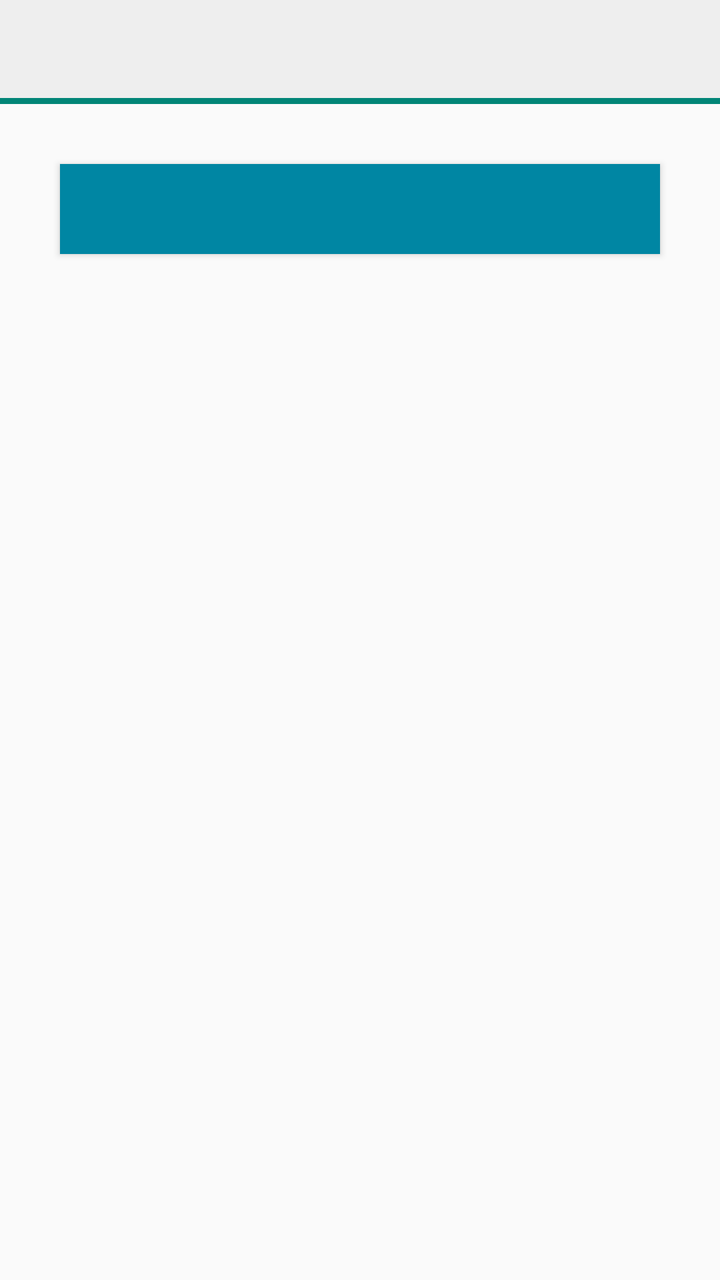
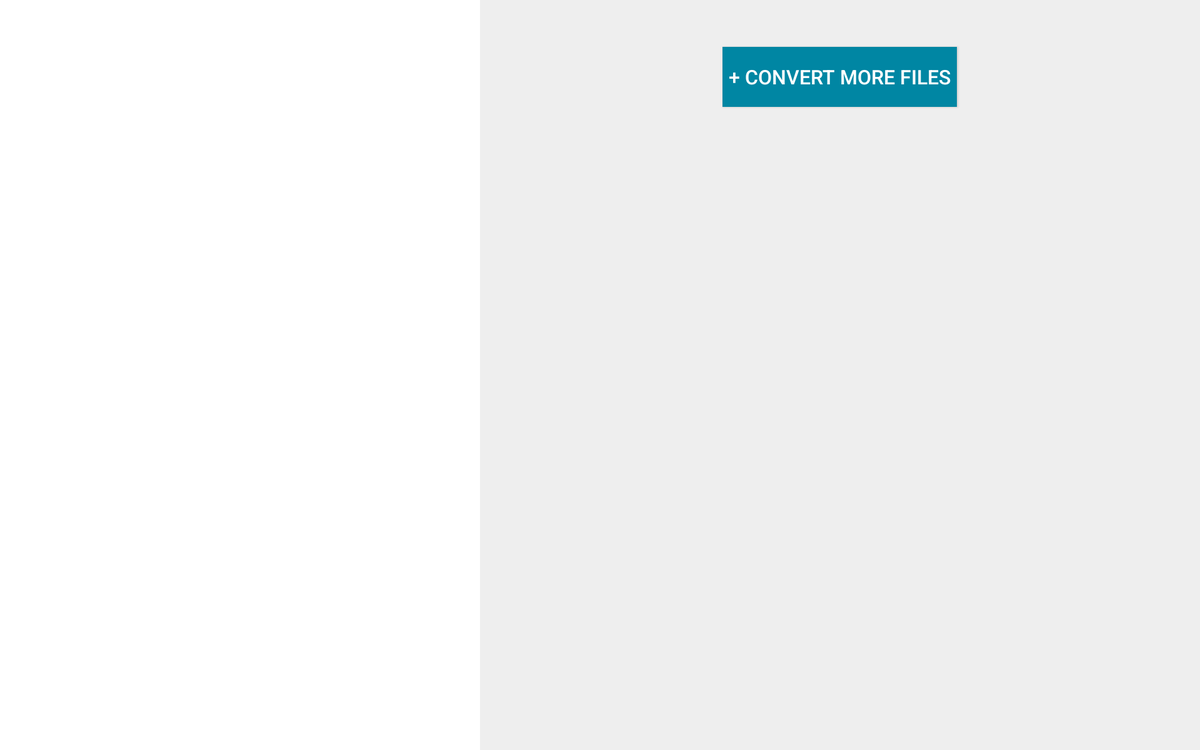

One screen, two layout resources from the same app: the default and the author's alternative for another configuration. Each is rendered where Android would select it; the XML of both is given below.
<!-- AndroidManifest.xml: application theme AppTheme -->
<!-- res/layout/table_screen.xml -->
<LinearLayout 
    xmlns:android="http://schemas.android.com/apk/res/android"
    android:orientation="vertical"
    android:layout_width="match_parent"
	android:layout_height="fill_parent">

	<TableLayout
	    android:id="@+id/tlQueuedFiles"
	    android:layout_width="match_parent"
	    android:layout_height="wrap_content"
	    android:visibility="visible"
	    android:orientation="vertical">
		<include layout="@layout/file"/>
	</TableLayout>

	<Button
	    android:id="@+id/bGenericButton" 
	    android:layout_width="match_parent"
	    android:layout_height="45dp" 
	    android:layout_gravity="center"
	    android:layout_margin="30dp"
	    android:background="#0086a3"
	    android:textColor="#fff"
	    android:text=""
	    android:textSize="16dp"
	    android:visibility="visible" />
</LinearLayout>
<!-- res/layout/file.xml (included above) -->
<TableRow xmlns:android="http://schemas.android.com/apk/res/android"
    android:id="@+id/trFileRow"
    android:layout_width="fill_parent"
    android:layout_height="wrap_content"
    android:background="#eee"
    android:orientation="vertical" >

    <LinearLayout
        android:layout_weight="1"
        android:layout_width="fill_parent"
        android:orientation="vertical"
        android:layout_height="wrap_content" >
        
        <LinearLayout
            android:layout_height="wrap_content"
            android:orientation="horizontal"
            android:padding="15dp"
            android:layout_width="fill_parent" >
	
	        <TextView
	            android:id="@+id/tvFileName"
	            android:layout_weight="1"
		        android:layout_width="0dp"
		        android:layout_height="wrap_content"
		        android:gravity="left"
		        android:text=""
		        android:textColor="#0098d4"
		        android:ellipsize="end"
		        android:lines="1"
		        android:textSize="14dp" />
	
		    <TextView
		        android:id="@+id/tvServerInfo"
                android:layout_width="wrap_content"
                android:layout_height="wrap_content"
                android:gravity="right"
                android:text=""
                android:textColor="#0098d4"
                android:lines="1"
                android:textSize="14dp"
                android:textStyle="bold"
                android:visibility="gone" />
	    </LinearLayout>
	    <ProgressBar
	        android:id="@+id/progressBar"
	        android:layout_height="3dp"
	        android:progress="100"
	        android:max="100"
	        android:layout_width="fill_parent"
	        style="?android:attr/progressBarStyleHorizontal"/>
    </LinearLayout>
</TableRow>
<!-- resources referenced by this layout -->
<resources>
  <style name="AppTheme" parent="AppBaseTheme">
          
          
          <item name="actionBarStyle">@style/UPDFActionBar</item>
          <item name="android:actionBarStyle" tools:ignore="NewApi">@style/UPDFActionBar</item>
      </style>
  <style name="AppBaseTheme" parent="@style/Theme.AppCompat.Light">
          
      </style>
  <style name="UPDFActionBar" parent="@style/Widget.AppCompat.Light.ActionBar.Solid.Inverse">
          <item name="android:background" tools:ignore="NewApi">@color/updf_header_blue</item>
          <item name="background">@color/updf_header_blue</item>
      </style>
  <color name="updf_header_blue">#0086a3</color>
</resources>
<!-- res/layout-xlarge-land/table_screen.xml (the author's variant of the layout above) -->
<!-- drawn on a large tablet held sideways -->
<android.support.v4.widget.DrawerLayout
    xmlns:android="http://schemas.android.com/apk/res/android"
    android:id="@+id/drawer_layout"
    android:layout_width="match_parent"
    android:layout_height="match_parent" >
        
    <LinearLayout        
        android:layout_width="match_parent"
        android:layout_height="match_parent"
        android:background="#eee"
        android:orientation="horizontal"
        android:weightSum="100" >
        
        <ListView
            android:layout_weight="60"
		    android:id="@+id/left_drawer"
		    android:layout_width="wrap_content"
		    android:layout_height="match_parent"
		    android:choiceMode="singleChoice"
		    android:divider="#0098d4"
		    android:dividerHeight="2dp"
		    android:background="@android:color/white" />
        
        <LinearLayout
            android:id="@+id/llHome"
            android:layout_width="match_parent"
            android:layout_height="match_parent"
            android:layout_weight="40"
            android:background="#eee"
            android:orientation="vertical"
            android:visibility="visible" >
            
            <TableLayout
		        android:id="@+id/tlQueuedFiles"
		        android:layout_width="match_parent"
		        android:layout_height="wrap_content"
		        android:visibility="visible"
		        android:orientation="vertical" >
		    </TableLayout>
            
	        <Button
		        android:id="@+id/bConvMoreFiles" 
			    android:layout_width="250dp"
			    android:layout_height="64dp" 
			    android:layout_gravity="center"
			    android:layout_marginTop="50dp"
		        android:layout_marginLeft="15dp"
		        android:layout_marginRight="15dp"
			    android:background="#0086a3"
			    android:textColor="#fff"
			    android:text="@string/conv_more_files"
			    android:textSize="21dp"/> 
	    </LinearLayout>
	</LinearLayout>
</android.support.v4.widget.DrawerLayout>
<!-- resources referenced by the variant -->
<!-- as a large tablet held sideways resolves them -->
<resources>
  <string name="conv_more_files">+ Convert More Files</string>
  <style name="AppTheme" parent="AppBaseTheme">
          
          
          <item name="actionBarStyle">@style/UPDFActionBar</item>
          <item name="android:actionBarStyle" tools:ignore="NewApi">@style/UPDFActionBar</item>
      </style>
  <style name="AppBaseTheme" parent="@style/Theme.AppCompat.Light">
          
      </style>
  <style name="UPDFActionBar" parent="@style/Widget.AppCompat.Light.ActionBar.Solid.Inverse">
          <item name="android:background" tools:ignore="NewApi">@color/updf_header_blue</item>
          <item name="background">@color/updf_header_blue</item>
      </style>
  <color name="updf_header_blue">#0086a3</color>
</resources>
